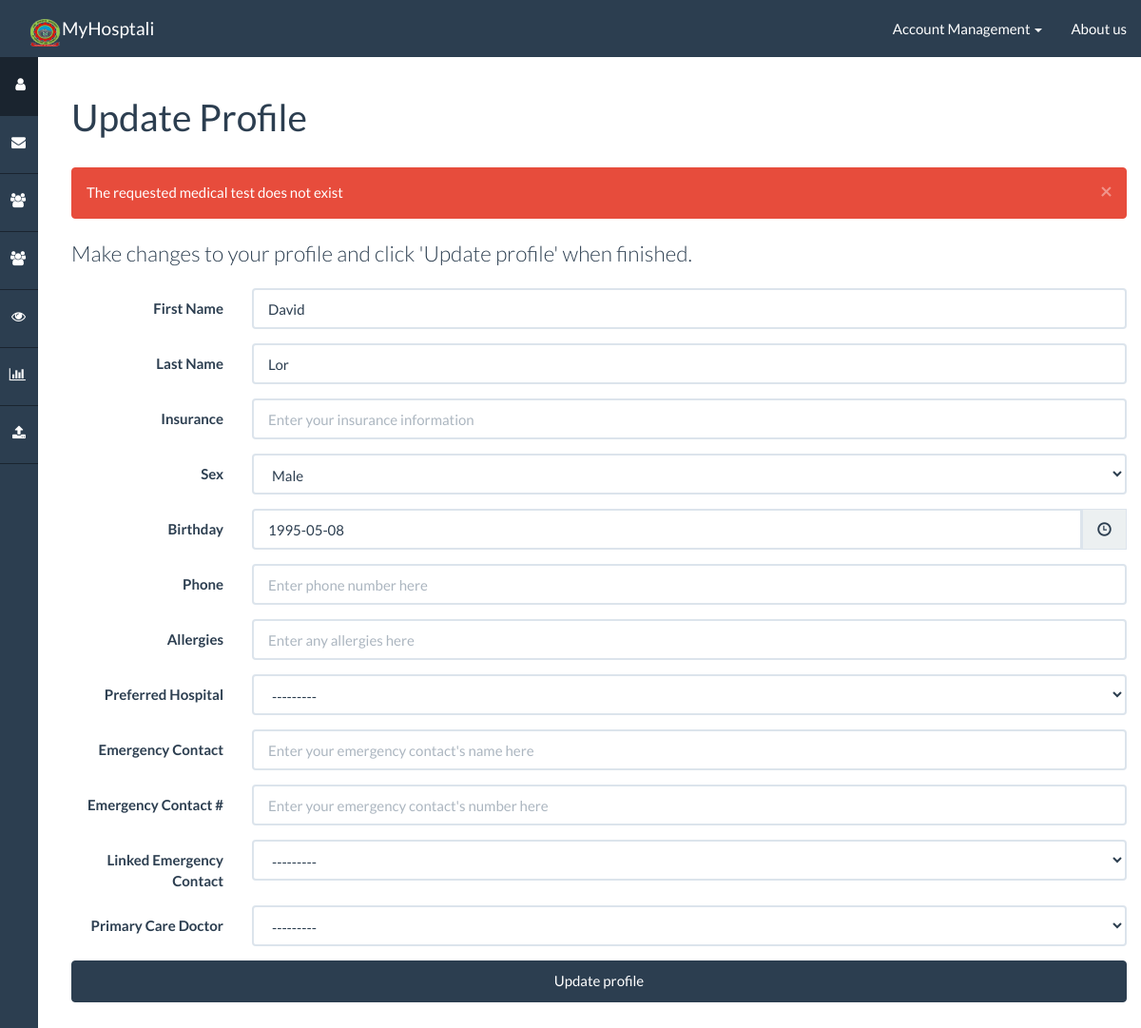
The page /profile/update/ (signed in) on the database its author committed.
### healthnet/models.py (models this page shows, shortened)
class Profile(models.Model):
    GENDER = (
        ('M', "Male"),
        ('F', "Female"),
    )
    firstname = models.CharField(blank=True, max_length=50)
    lastname = models.CharField(blank=True, max_length=50)
    insurance = models.CharField(blank=True, max_length=50)
    emergencyContactName = models.CharField(blank=True, max_length=50)
    emergencyContactNumber = models.CharField(blank=True, max_length=20)
    sex = models.CharField(blank=True, max_length=1, choices=GENDER)
    birthday = models.DateField(default=date(1000, 1, 1))
    phone = models.CharField(blank=True, max_length=20)
    allergies = models.CharField(blank=True, max_length=250)
    created = models.DateTimeField(auto_now_add=True)
    prefHospital = models.ForeignKey(Hospital, null=True, related_name="profiles_prefhospital")
    linkedEmergencyContact = models.ForeignKey('Account', null=True, related_name="profiles_contact")
    primaryCareDoctor = models.ForeignKey('Account', null=True, related_name="profiles_primarycaredoctor")
    def get_populated_fields(self):
        fields = {}
        if self.firstname is not None:
            fields['firstname'] = self.firstname
        if self.lastname is not None:
            fields['lastname'] = self.lastname
        if self.sex is not None:
            fields['sex'] = self.sex
        if not self.birthday.year == 1000:
            fields['birthday'] = self.birthday
        if self.phone is not None:
            fields['phone'] = self.phone
        if self.allergies is not None:
            fields['allergies'] = self.allergies
        if self.insurance is not None:
            fields['insurance'] = self.insurance
        if self.emergencyContactName is not None:
            fields['emergencyContactName'] = self.emergencyContactName
        if self.emergencyContactNumber is not None:
            fields['emergencyContactNumber'] = self.emergencyContactNumber
        if self.prefHospital is not None:
            fields['prefHospital'] = self.prefHospital
        if self.linkedEmergencyContact is not None:
            fields['linkedEmergencyContact'] = self.linkedEmergencyContact
        if self.primaryCareDoctor is not None:
            fields['primaryCareDoctor'] = self.primaryCareDoctor
        return fields
    def __str__(self):
        return self.firstname + " " + self.lastname

### healthnet/views_profile.py (the view)
# urls.py: url(r'^profile/update/$', views_profile.update_view, name='profile/update'),
def update_view(request):
    authentication_result = views.authentication_check(request)
    if authentication_result is not None: return authentication_result
    template_data = views.parse_session(request, {'form_button': "Update profile"})
    profile = request.user.account.profile
    if request.method == 'POST':
        if request.user.account.role != Account.ACCOUNT_PATIENT:
            form = EmployeeProfileForm(request.POST)
        else:
            form = ProfileForm(request.POST)
        if form.is_valid():
            form.assign(profile)
            profile.save()
            logger.log(Action.ACTION_ACCOUNT, "Account updated info", request.user.account)
            template_data['alert_success'] = "Your profile has been updated!"
    else:
        if request.user.account.role != Account.ACCOUNT_PATIENT:
            form = EmployeeProfileForm(profile.get_populated_fields())
        else:
            form = ProfileForm(profile.get_populated_fields())
    template_data['form'] = form
    return render(request, 'healthnet/profile/update.html', template_data)

### healthnet/forms.py
class EmployeeProfileForm(ProfileForm):
    insurance = forms.CharField(required=False, max_length=50)
    setup_field(insurance, "Enter your insurance information")

### healthnet/forms.py (called while the page is built)
def validate_birthday(birthday):
    if birthday.year < (date.today().year - 200):
        raise forms.ValidationError("Please choose a later date")
    elif birthday > date.today():
        raise forms.ValidationError("Please choose an earlier date")

### healthnet/models.py (called while the page is built)
    def __str__(self):
        return self.name

    def __str__(self):
        if self.role == 30:
            return "Dr. " + self.profile.__str__()
        elif self.role == 20:
            return "Nurse " + self.profile.__str__()
        else:
            return self.profile.__str__()

### healthnet/templatetags/app_filters.py (called while the page is built)
@register.filter(name='isDateable')
def isDateable(field):
    return isinstance(field.field, forms.DateField) or isinstance(field.field, forms.DateTimeField) or isinstance(field.field, forms.TimeField)

@register.filter(name='isDateField')
def isDateField(field):
    return isinstance(field.field, forms.DateField)

@register.filter(name='isAuthenticated')
def isAuthenticated(user):
    return user.is_authenticated()

### healthnet/views.py (called while the page is built)
def parse_session(request, template_data=None):
    if template_data is None:
        template_data = {}
    if request.session.has_key('alert_success'):
        template_data['alert_success'] = request.session.get('alert_success')
        del request.session['alert_success']
    if request.session.has_key('alert_danger'):
        template_data['alert_danger'] = request.session.get('alert_danger')
        del request.session['alert_danger']
    return template_data

### templates/healthnet/profile/update.html (shortened to what this page needs)
{% extends "base.html" %}
{% load app_filters %}
{% block sidebar_profile %}active{% endblock %}
{% block body_header %}Update Profile{% endblock %}
{% block body %}
    <p class="lead">Make changes to your profile and click '{{ form_button }}' when finished.</p>
    {% include "singleform.html" %}
{% endblock %}

### templates/singleform.html (shortened to what this page needs)
{% load app_filters %}
<form class="form-horizontal" action="./{% if form_action %}{{ form_action }}{% endif %}" method="post" enctype="multipart/form-data">{% csrf_token %}
    {% for field in form %}
        <div class="form-group{% if field.errors %} has-error{% endif %}">
            <label for="{{field.id_for_label}}" class="col-sm-3 col-lg-2 control-label">{{ field.label }}</label>
            <div class="col-sm-9 col-lg-10">
                <div {% if field|isDateable %}class="date input-group" id="form_{{field.id_for_label}}"{% endif %}>
                    {{ field }}
                    {% if field|isDateable %}
                        <span class="input-group-addon"><span class="glyphicon glyphicon-time"></span></span>
                    {% endif %}
                </div>
            </div>
        </div>
    {% endfor %}
    <input class="btn btn-primary col-sm-12" type="submit" value="{{ form_button }}" />
</form>

### healthnet/static/css/dashboard.css (style rules this page uses)
body,html { height: 100%; }

### rows shown on the page
Profile: form "David" "Lor" "Male" "1995-05-08" "---------" "---------" "---------"

### other values the page prints
{{ alert_danger }} "The requested medical test does not exist"
{{ field.label }} "First Name" "Last Name" "Insurance" "Sex" "Birthday" "Phone" "Allergies" "Preferred Hospital" "Emergency Contact" "Emergency Contact #" "Linked Emergency Contact" "Primary Care Doctor"
